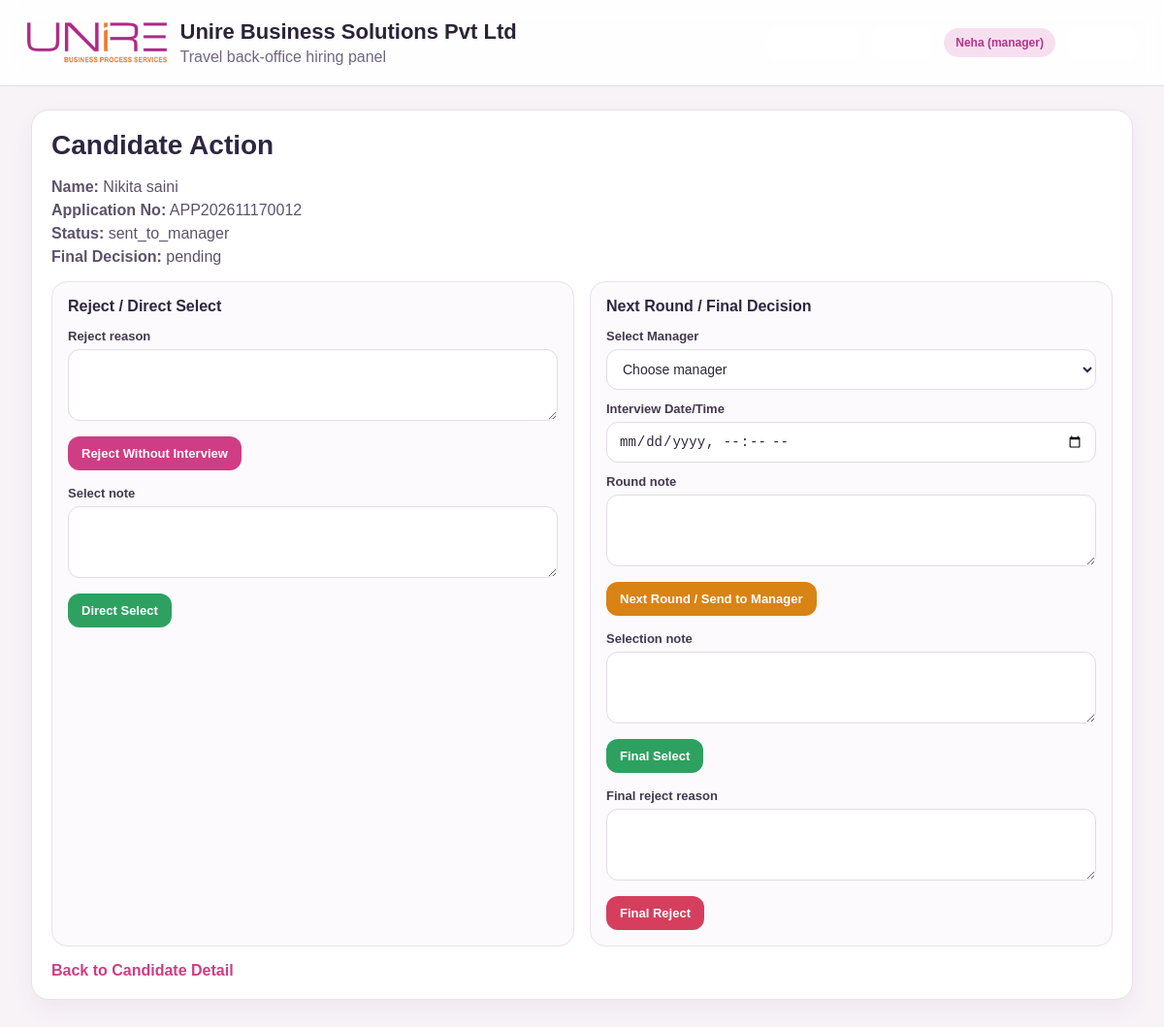
Before: /recruiter-candidate-action.php?id=379 (signed in) with the older database file.
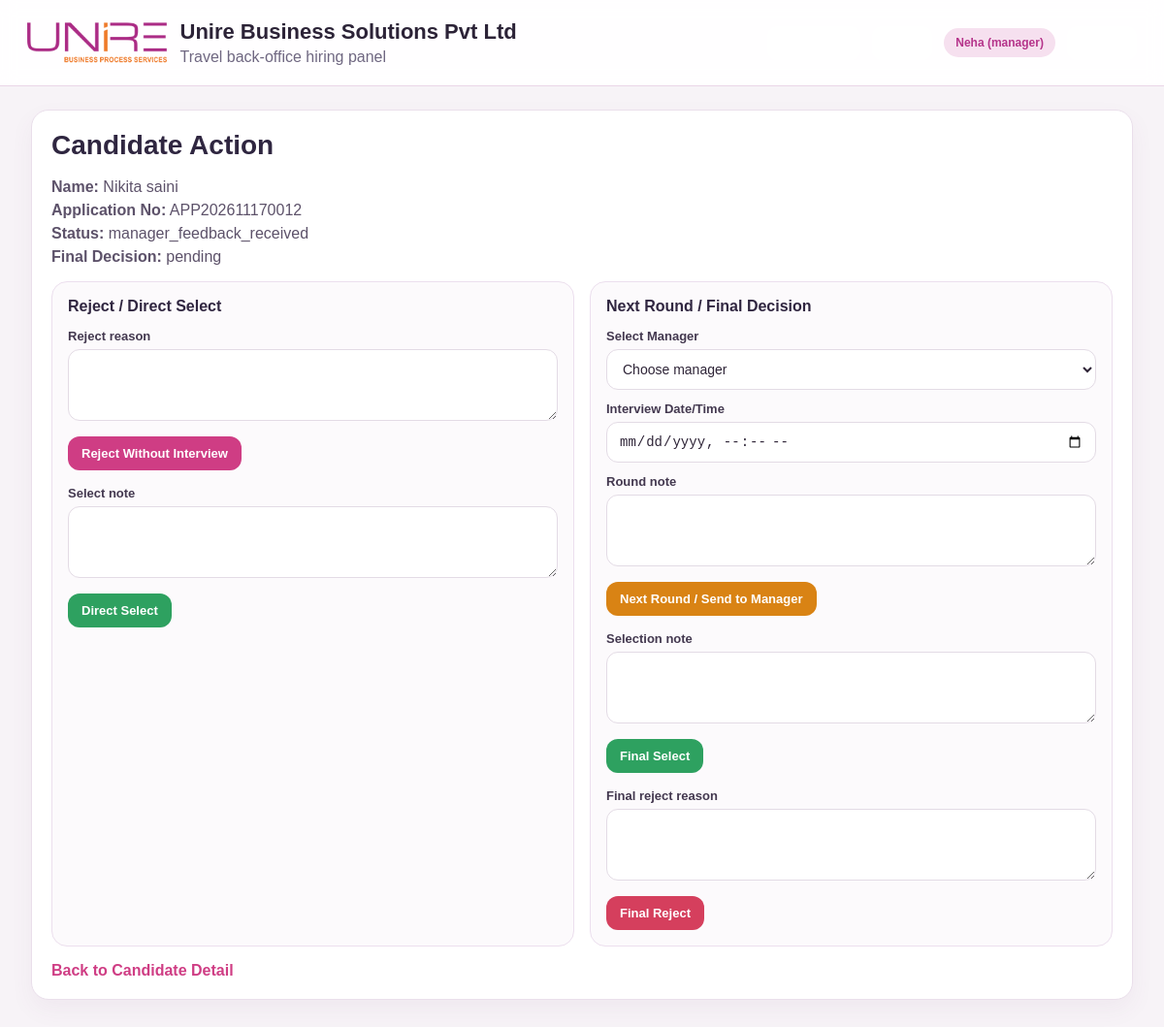
After: the same page with the newer database file.
### tables this page shows
CREATE TABLE `users` (
  `id` int(10) UNSIGNED NOT NULL,
  `full_name` varchar(150) NOT NULL,
  `email` varchar(150) NOT NULL,
  `phone` varchar(20) DEFAULT NULL,
  `password_hash` varchar(255) NOT NULL,
  `status` enum('active','inactive') DEFAULT 'active',
  `created_at` timestamp NULL DEFAULT current_timestamp(),
  `updated_at` timestamp NULL DEFAULT current_timestamp() ON UPDATE current_timestamp(),
  `password_changed_at` datetime DEFAULT NULL,
  `force_password_change` tinyint(1) NOT NULL DEFAULT 0,
  `must_change_password_on_first_login` tinyint(1) NOT NULL DEFAULT 0,
  `last_login_at` datetime DEFAULT NULL,
  `is_deleted` tinyint(1) DEFAULT 0,
  `deleted_at` datetime DEFAULT NULL
);

CREATE TABLE `candidates` (
  `id` int(10) UNSIGNED NOT NULL,
  `application_no` varchar(30) NOT NULL,
  `full_name` varchar(150) NOT NULL,
  `email` varchar(150) NOT NULL,
  `phone` varchar(20) NOT NULL,
  `alternate_phone` varchar(20) DEFAULT NULL,
  `gender` varchar(20) DEFAULT NULL,
  `dob` date DEFAULT NULL,
  `address` text DEFAULT NULL,
  `city` varchar(100) DEFAULT NULL,
  `state` varchar(100) DEFAULT NULL,
  `pincode` varchar(20) DEFAULT NULL,
  `highest_qualification` varchar(150) DEFAULT NULL,
  `total_experience` decimal(5,2) DEFAULT 0.00,
  `current_company` varchar(150) DEFAULT NULL,
  `current_salary` decimal(12,2) DEFAULT NULL,
  `expected_salary` decimal(12,2) DEFAULT NULL,
  `position_applied` varchar(150) NOT NULL,
  `department` varchar(100) DEFAULT NULL,
  `source_type` enum('walkin','qr','link','reference') DEFAULT 'walkin',
  `submitted_by_recruiter_id` int(10) UNSIGNED DEFAULT NULL,
  `current_status` varchar(50) NOT NULL DEFAULT 'submitted',
  `final_decision` enum('pending','selected','rejected') DEFAULT 'pending',
  `applied_at` timestamp NULL DEFAULT current_timestamp(),
  `updated_at` timestamp NULL DEFAULT current_timestamp() ON UPDATE current_timestamp(),
  `form_last_updated_by` int(10) UNSIGNED DEFAULT NULL,
  `form_last_updated_role` varchar(50) DEFAULT NULL,
  `form_last_updated_at` timestamp NULL DEFAULT NULL,
  `source_reference_name` varchar(255) DEFAULT NULL,
  `photo_path` varchar(255) DEFAULT NULL,
  `resume_path` varchar(255) DEFAULT NULL,
  `father_husband_name` varchar(150) DEFAULT NULL,
  `emergency_no` varchar(30) DEFAULT NULL,
  `age` int(11) DEFAULT NULL,
  `marital_status` varchar(20) DEFAULT NULL,
  `permanent_address` text DEFAULT NULL,
  `scheduled_exam` varchar(255) DEFAULT NULL,
  `career_goals` text DEFAULT NULL,
  `interest_in_field` text DEFAULT NULL,
  `notice_period` varchar(100) DEFAULT NULL,
  `notice_period_specify` varchar(255) DEFAULT NULL,
  `strengths` text DEFAULT NULL,
  `weakness` text DEFAULT NULL,
  `epf_registered` varchar(10) DEFAULT NULL,
  `uan_no` varchar(50) DEFAULT NULL,
  `esic_registered` varchar(10) DEFAULT NULL,
  `ip_no` varchar(50) DEFAULT NULL,
  `aadhaar_no` varchar(30) DEFAULT NULL,
  `pan_no` varchar(20) DEFAULT NULL,
  `bank_account_no` varchar(50) DEFAULT NULL,
  `ifsc_code` varchar(20) DEFAULT NULL,
  `hobbies` text DEFAULT NULL,
  `computer_knowledge` text DEFAULT NULL,
  `weekly_working_days` varchar(10) DEFAULT NULL,
  `medical_issue` varchar(255) DEFAULT NULL,
  `smoking` varchar(10) DEFAULT NULL,
  `self_vehicle` varchar(10) DEFAULT NULL,
  `driving_licence` varchar(10) DEFAULT NULL
);

### app/helpers/auth.php (called while the page is built, shortened)
<?php
function h($value) {
    return htmlspecialchars((string)$value, ENT_QUOTES, 'UTF-8');
}

### public/recruiter-candidate-action.php (the view, shortened to what this page needs)
<?php
require_once __DIR__ . '/../app/helpers/auth.php';
$pdo = Database::connect();
$pdo->setAttribute(PDO::ATTR_ERRMODE, PDO::ERRMODE_EXCEPTION);
$id = (int) ($_GET['id'] ?? 0);
$stmt = $pdo->prepare("SELECT * FROM candidates WHERE id = ? LIMIT 1");
$stmt->execute([$id]);
$candidate = $stmt->fetch(PDO::FETCH_ASSOC);
$managerStmt = $pdo->query("
    SELECT u.id, u.full_name
    FROM users u
    INNER JOIN user_roles ur ON ur.user_id = u.id
    INNER JOIN roles r ON r.id = ur.role_id
    WHERE r.name = 'manager'
    ORDER BY u.full_name ASC
");
$managers = $managerStmt->fetchAll(PDO::FETCH_ASSOC);
include __DIR__ . '/../app/views/layouts/header.php';
?>
<div class="container">
    <div class="card">
        <h2>Candidate Action</h2>
        <p class="meta"><strong>Name:</strong> <?= h($candidate['full_name'] ?? '') ?></p>
        <p class="meta"><strong>Application No:</strong> <?= h($candidate['application_no'] ?? '') ?></p>
        <p class="meta"><strong>Status:</strong> <?= h($candidate['current_status'] ?? '') ?></p>
        <p class="meta"><strong>Final Decision:</strong> <?= h($candidate['final_decision'] ?? '') ?></p>
        <div class="grid">
            <div class="panel">
                <h4>Reject / Direct Select</h4>
                <form method="post" style="margin-bottom:16px;">
                    <div class="field">
                        <label>Reject reason</label>
                        <textarea name="note" rows="3" required></textarea>
                    </div>
                    <button class="btn btn-pink" type="submit">Reject Without Interview</button>
                </form>
                <form method="post">
                    <div class="field">
                        <label>Select note</label>
                        <textarea name="note" rows="2"></textarea>
                    </div>
                    <button class="btn btn-green" type="submit">Direct Select</button>
                </form>
            </div>
            <div class="panel">
                <h4>Next Round / Final Decision</h4>
                <form method="post" style="margin-bottom:16px;">
                    <div class="field">
                        <label>Select Manager</label>
                        <select name="manager_id" required>
                            <option value="">Choose manager</option>
                        </select>
                    </div>
                    <div class="field">
                        <label>Interview Date/Time</label>
                        <input type="datetime-local" name="scheduled_at">
                    </div>
                    <div class="field">
                        <label>Round note</label>
                        <textarea name="note" rows="3"></textarea>
                    </div>
                    <button class="btn btn-orange" type="submit">Next Round / Send to Manager</button>
                </form>
                <form method="post" style="margin-bottom:16px;">
                    <div class="field">
                        <label>Selection note</label>
                        <textarea name="note" rows="2"></textarea>
                    </div>
                    <button class="btn btn-green" type="submit">Final Select</button>
                </form>
                <form method="post">
                    <div class="field">
                        <label>Final reject reason</label>
                        <textarea name="note" rows="3" required></textarea>
                    </div>
                    <button class="btn btn-red" type="submit">Final Reject</button>
                </form>
            </div>
        </div>
        <div class="links">
            <a href="recruiter-candidate.php?id=<?= (int) $candidate['id'] ?>">Back to Candidate Detail</a>
        </div>
    </div>
</div>
<?php include __DIR__ . '/../app/views/layouts/footer.php'; ?>

### app/views/layouts/header.php (shortened to what this page needs)
<?php
require_once __DIR__ . '/../../helpers/auth.php';
$user = $_SESSION['user'] ?? null;
?>
<!DOCTYPE html>
<html lang="en">
<head>
  <link rel="stylesheet" href="assets/css/style.css">
</head>
<body>
  <header class="topbar">
    <div class="brand-wrap">
      <div class="brand-logo">
        <img
          src="assets/Unire-Business-Solutions-Pvt-Ltd.png"
          alt="Unire Business Solutions Pvt Ltd Logo"
        >
      </div>
      <div class="brand-text">
        <h1>Unire Business Solutions Pvt Ltd</h1>
        <p class="muted">
          Travel back-office hiring panel
        </p>
      </div>
    </div>
    <nav class="actions">
      <?php if ($user): ?>
        <a class="btn btn-outline" href="dashboard.php">
        </a>
        <a class="btn btn-outline" href="exam_paper_management.php">Exam</a>
        <span class="pill">
          <?= h($user['name']) ?>
          (<?= h($user['role']) ?>)
        </span>
        <a class="btn btn-outline" href="logout.php">
        </a>
      <?php else: ?>
        <a class="btn btn-outline" href="login.php">
          Login
        </a>
      <?php endif; ?>
    </nav>
  </header>
  <main class="container">

### app/views/layouts/footer.php (shortened to what this page needs)
</main>
</body>
</html>

### public/assets/css/style.css (style rules this page uses)
:root { --bg: #f5f2f8; --surface: #ffffff; --surface-2: #f8f4fa; --border: #ead6e7; --text: #2d2340; --muted: #6f6781; --primary: #b5338a; --primary-dark: #8f246c; --accent: #f3c7df; --danger: #c03b5f; --success: #2e8b57; --warning: #c46a00; --shadow: 0 12px 30px rgba(155, 85, 133, .12); --radius: 20px }
body { margin: 0; font-family: Arial, Helvetica, sans-serif; background: linear-gradient(180deg, #fff, #f5f2f8 25%, #f8eef5); color: var(--text) }
.brand-wrap { display: flex; align-items: center; gap: 14px; }
.brand-logo img { height: 52px; width: auto; display: block; object-fit: contain; }
.brand-text h1 { margin: 0; font-size: 22px; line-height: 1.2; }
.brand-text .muted { margin: 4px 0 0; }
a { text-decoration: none; color: inherit }
.topbar { display: flex; justify-content: space-between; align-items: center; padding: 18px 28px; background: rgba(255, 255, 255, .92); backdrop-filter: blur(8px); border-bottom: 1px solid var(--border); position: sticky; top: 0; z-index: 30 }
.brand-wrap { display: flex; align-items: center; gap: 14px }
.topbar h1 { font-size: 22px; margin: 0 }
.topbar p { margin: 2px 0 0 }
.container { max-width: 1400px; margin: 0 auto; padding: 28px }
.card { background: var(--surface); border: 1px solid var(--border); border-radius: var(--radius); padding: 18px; box-shadow: var(--shadow); }
.grid { display: grid; gap: 20px; }
.btn { display: inline-flex; align-items: center; justify-content: center; gap: 8px; padding: 12px 18px; background: var(--primary); color: #fff; border: none; border-radius: 14px; cursor: pointer; font-weight: 700 }
.btn-outline { background: #fff; color: var(--primary); border: 1px solid var(--border) }
.actions { display: flex; align-items: center; gap: 12px; flex-wrap: wrap }
.pill, .badge { display: inline-flex; align-items: center; padding: 8px 12px; border-radius: 999px; background: #f6e0ef; color: var(--primary); font-size: 12px; font-weight: 700 }
.muted { color: var(--muted) }

### public/recruiter-candidate-action.php (style rules this page uses)
body { margin: 0; font-family: Arial, Helvetica, sans-serif; background: #f7f3f7; color: #2c2337; }
.container { max-width: 1200px; margin: 24px auto; padding: 0 16px 40px; }
.card { background: #fff; border: 1px solid #eadfeb; border-radius: 18px; padding: 20px; box-shadow: 0 10px 24px rgba(122, 69, 119, .06); }
h2 { margin: 0 0 18px; font-size: 28px; color: #2f2640; }
.grid { display: grid; grid-template-columns: repeat(2, minmax(0, 1fr)); gap: 16px; margin-top: 16px; }
.panel { border: 1px solid #ecdfee; border-radius: 16px; padding: 16px; background: #fcfafc; }
.panel h4 { margin: 0 0 14px; font-size: 16px; color: #302640; }
.field { margin-bottom: 12px; }
.field label { display: block; margin-bottom: 6px; font-size: 13px; font-weight: 700; color: #43384f; }
.field input, .field select, .field textarea { width: 100%; box-sizing: border-box; border: 1px solid #e3dbe5; background: #fff; border-radius: 12px; padding: 11px 12px; font-size: 14px; color: #2e2437; outline: none; }
.field textarea { min-height: 74px; resize: vertical; }
.btn { display: inline-block; border: none; border-radius: 12px; padding: 10px 14px; font-size: 13px; font-weight: 700; cursor: pointer; color: #fff; }
.btn-pink { background: #cf3d84; }
.btn-green { background: #2ea160; }
.btn-orange { background: #d98314; }
.btn-red { background: #d53f5d; }
.meta { margin: 6px 0; color: #5d526a; }
.links { margin-top: 16px; display: flex; gap: 12px; flex-wrap: wrap; }
.links a { color: #cf3d84; text-decoration: none; font-weight: 700; }

Changed rows visible on the page:
changed candidates "Nikita saini": current_status "sent_to_manager" → "manager_feedback_received"
